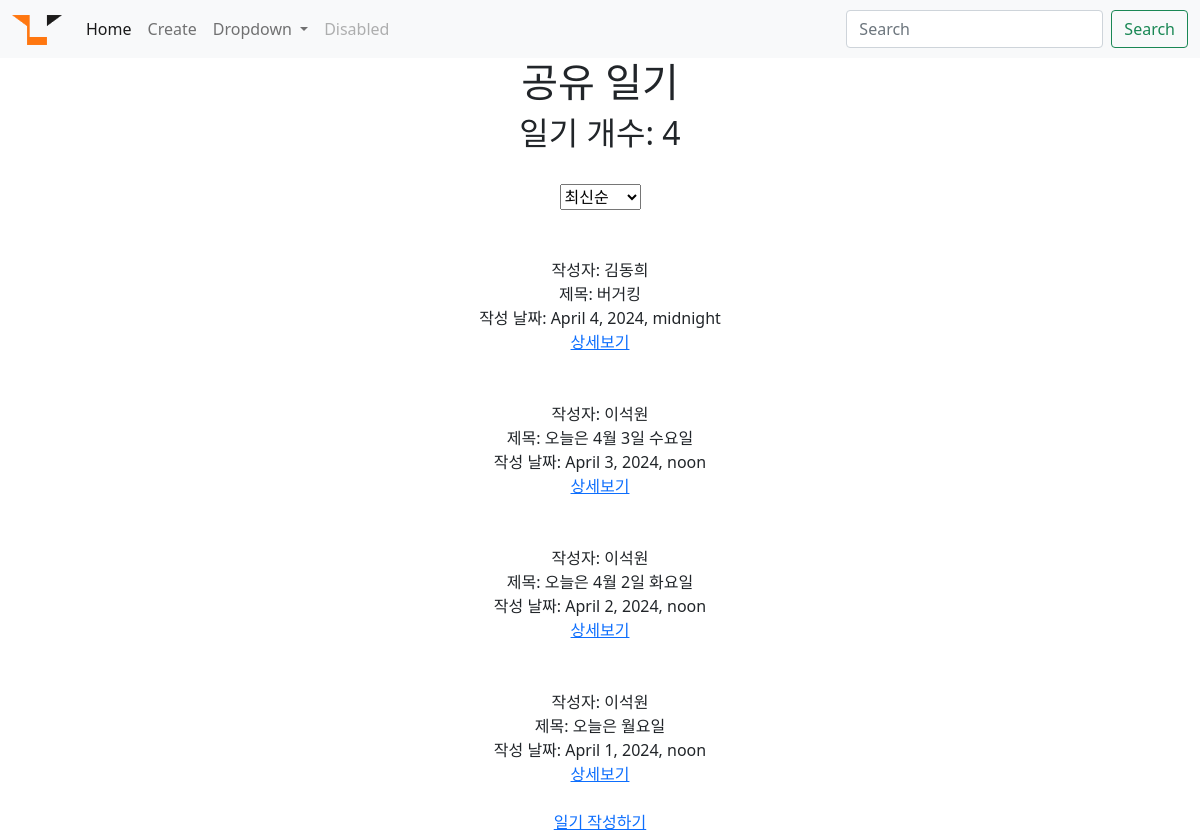
The app's page /, older data.
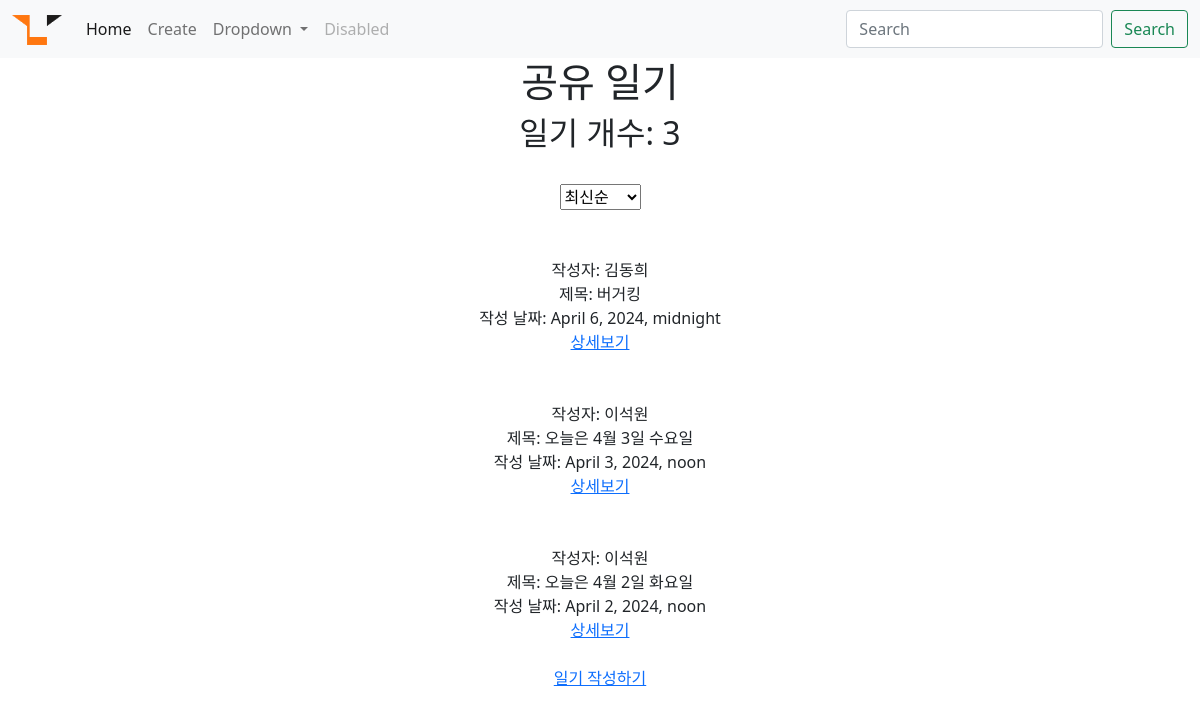
The same page, newer data.
### diary/models.py (models this page shows, shortened)
class Diary(models.Model):
    title = models.CharField(max_length=50)
    writer = models.CharField(max_length=20)
    pub_update = models.DateTimeField()
    body = models.TextField()

### diary/views.py (the view)
# urls.py: 2. Add a URL to urlpatterns:  path('', views.home, name='home')
def home(request):
    diarys = Diary.objects.all().order_by('id')
    count = len(diarys)   #diarys.count !! 라는 함수도 있음
    count = int(count)
    old_diarys = diarys
    new_diarys = diarys.reverse()
    data = {"diarys":new_diarys , "count" : count}
    return render(request, "home.html", data)

### diary/templates/home.html (shortened to what this page needs)
{% extends 'base.html' %}
{% block content %}
<h1>공유 일기</h1>
<h2>일기 개수: {{count}}</h2>
<br>
<div>
<form>
    <select name="arrange" id="arrange">
        <option value="new">최신순</option>
    </select>
</form>
<br>
{% for diary in diarys%}
    <br>
    <div>
        작성자: {{diary.writer}}
        <br>
        제목: {{diary.title}}
        <br>
        작성 날짜: {{diary.pub_update}}
        <br>
        <a href="{% url 'detail' diary.id %}">상세보기</a>
    </div>
    <br>
{% endfor %}
<a href="create">일기 작성하기</a>
{% endblock %}

### second/templates/base.html (shortened to what this page needs)
<!DOCTYPE html>
<html lang="en">
<head>
    <link href="https://cdn.jsdelivr.net/npm/bootstrap@5.0.2/dist/css/bootstrap.min.css" rel="stylesheet">
</head>
<body>
  {% load static %}
    <nav class="navbar navbar-expand-lg navbar-light bg-light">
        <div class="container-fluid">
          <a class="navbar-brand" href="{% url 'home' %}"> <img src="{% static 'lion.png'%} " alt="" width="50" height="30" href="{% url 'home' %}"></a>
          <div class="collapse navbar-collapse" id="navbarSupportedContent">
            <ul class="navbar-nav me-auto mb-2 mb-lg-0">
              <li class="nav-item">
                <a class="nav-link active" aria-current="page" href="{% url 'home' %}">Home</a>
              </li>
              <li class="nav-item">
                <a class="nav-link" href="{%  url 'create' %}">Create</a>
              </li>
              <li class="nav-item dropdown">
                <a class="nav-link dropdown-toggle" href="#" id="navbarDropdown" role="button" data-bs-toggle="dropdown" aria-expanded="false">
                  Dropdown
                </a>
              </li>
              <li class="nav-item">
                <a class="nav-link disabled" href="#" tabindex="-1" aria-disabled="true">Disabled</a>
              </li>
            </ul>
            <form class="d-flex">
              <input class="form-control me-2" type="search" placeholder="Search" aria-label="Search">
              <button class="btn btn-outline-success" type="submit">Search</button>
            </form>
          </div>
        </div>
      </nav>
      <div class="container">
        {% block content %}
        {% endblock %}
      </div>
</body>
</html>

### second/templates/base.html (style rules this page uses)
body { text-align: center; }

Row changes from the older to the newer data that the page shows:
removed Diary: writer "이석원", title "오늘은 월요일", pub_update "April 1, 2024, noon"
changed Diary "김동희": pub_update "April 4, 2024, midnight" → "April 6, 2024, midnight"
Text that changed along with them:
{{ count }}: "4" → "3"
